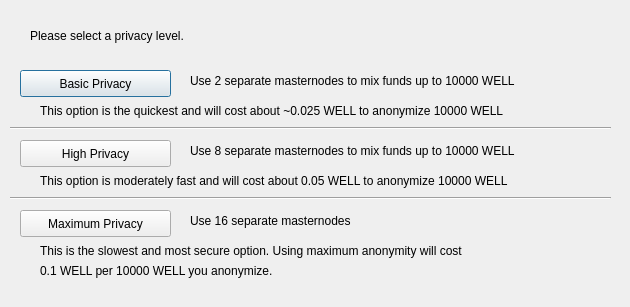
<?xml version="1.0" encoding="UTF-8"?>
<ui version="4.0">
 <class>ObfuscationConfig</class>
 <widget class="QDialog" name="ObfuscationConfig">
  <property name="geometry">
   <rect>
    <x>0</x>
    <y>0</y>
    <width>630</width>
    <height>307</height>
   </rect>
  </property>
  <property name="windowTitle">
   <string>Configure Obfuscation</string>
  </property>
  <widget class="QPushButton" name="buttonBasic">
   <property name="geometry">
    <rect>
     <x>20</x>
     <y>70</y>
     <width>151</width>
     <height>27</height>
    </rect>
   </property>
   <property name="text">
    <string>Basic Privacy</string>
   </property>
  </widget>
  <widget class="QPushButton" name="buttonHigh">
   <property name="geometry">
    <rect>
     <x>20</x>
     <y>140</y>
     <width>151</width>
     <height>27</height>
    </rect>
   </property>
   <property name="text">
    <string>High Privacy</string>
   </property>
  </widget>
  <widget class="QPushButton" name="buttonMax">
   <property name="geometry">
    <rect>
     <x>20</x>
     <y>210</y>
     <width>151</width>
     <height>27</height>
    </rect>
   </property>
   <property name="text">
    <string>Maximum Privacy</string>
   </property>
  </widget>
  <widget class="QLabel" name="label">
   <property name="geometry">
    <rect>
     <x>30</x>
     <y>20</y>
     <width>571</width>
     <height>31</height>
    </rect>
   </property>
   <property name="text">
    <string>Please select a privacy level.</string>
   </property>
  </widget>
  <widget class="QLabel" name="label_2">
   <property name="geometry">
    <rect>
     <x>190</x>
     <y>70</y>
     <width>421</width>
     <height>21</height>
    </rect>
   </property>
   <property name="text">
    <string>Use 2 separate masternodes to mix funds up to 10000 WELL</string>
   </property>
  </widget>
  <widget class="QLabel" name="label_3">
   <property name="geometry">
    <rect>
     <x>190</x>
     <y>140</y>
     <width>411</width>
     <height>21</height>
    </rect>
   </property>
   <property name="text">
    <string>Use 8 separate masternodes to mix funds up to 10000 WELL</string>
   </property>
  </widget>
  <widget class="QLabel" name="label_4">
   <property name="geometry">
    <rect>
     <x>190</x>
     <y>210</y>
     <width>421</width>
     <height>21</height>
    </rect>
   </property>
   <property name="text">
    <string>Use 16 separate masternodes</string>
   </property>
  </widget>
  <widget class="QLabel" name="label_6">
   <property name="geometry">
    <rect>
     <x>40</x>
     <y>100</y>
     <width>561</width>
     <height>21</height>
    </rect>
   </property>
   <property name="text">
    <string>This option is the quickest and will cost about ~0.025 WELL to anonymize 10000 WELL</string>
   </property>
  </widget>
  <widget class="QLabel" name="label_7">
   <property name="geometry">
    <rect>
     <x>40</x>
     <y>170</y>
     <width>561</width>
     <height>21</height>
    </rect>
   </property>
   <property name="text">
    <string>This option is moderately fast and will cost about 0.05 WELL to anonymize 10000 WELL</string>
   </property>
  </widget>
  <widget class="QLabel" name="label_8">
   <property name="geometry">
    <rect>
     <x>40</x>
     <y>240</y>
     <width>561</width>
     <height>21</height>
    </rect>
   </property>
   <property name="text">
    <string>This is the slowest and most secure option. Using maximum anonymity will cost</string>
   </property>
  </widget>
  <widget class="QLabel" name="label_9">
   <property name="geometry">
    <rect>
     <x>40</x>
     <y>260</y>
     <width>561</width>
     <height>21</height>
    </rect>
   </property>
   <property name="text">
    <string>0.1 WELL per 10000 WELL you anonymize.</string>
   </property>
  </widget>
  <widget class="Line" name="line">
   <property name="geometry">
    <rect>
     <x>10</x>
     <y>120</y>
     <width>601</width>
     <height>16</height>
    </rect>
   </property>
   <property name="orientation">
    <enum>Qt::Horizontal</enum>
   </property>
  </widget>
  <widget class="Line" name="line_2">
   <property name="geometry">
    <rect>
     <x>10</x>
     <y>190</y>
     <width>601</width>
     <height>16</height>
    </rect>
   </property>
   <property name="orientation">
    <enum>Qt::Horizontal</enum>
   </property>
  </widget>
 </widget>
 <resources/>
 <connections/>
</ui>
